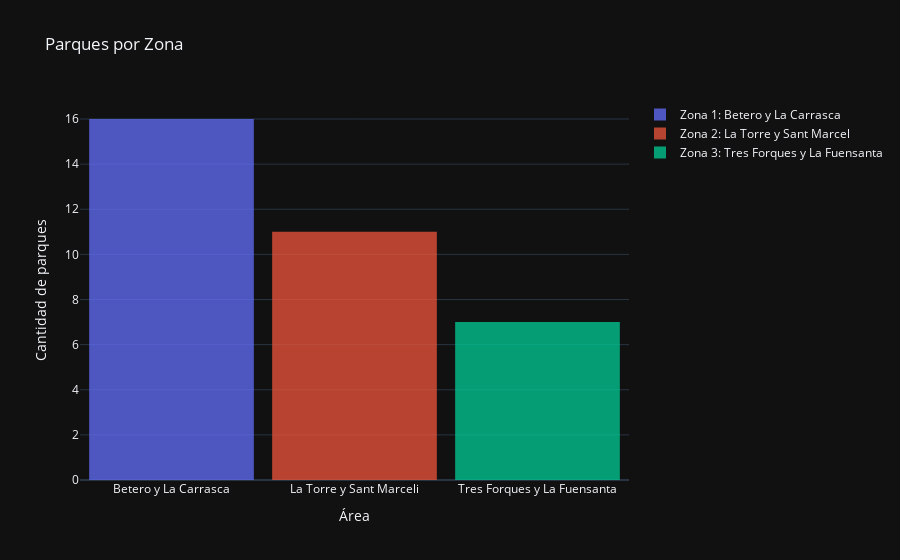

Here is the notebook cell this chart was saved with:
### Markdown cell above
Para visualizar los datos, utilizaremos la librería Plotly

### Code cell
fig = go.Figure()

# Histograma para df_zona1
fig.add_trace(go.Histogram(x=df_zona1["Barrio"], name="Zona 1: Betero y La Carrasca", opacity=0.75))

# Histograma para df_zona2
fig.add_trace(go.Histogram(x=df_zona2["Barrio"], name="Zona 2: La Torre y Sant Marcel", opacity=0.75))

# Histograma para df_zona3
fig.add_trace(go.Histogram(x=df_zona3["Barrio"], name="Zona 3: Tres Forques y La Fuensanta", opacity=0.75))

# Configuración del diseño
fig.update_layout(
    title="Parques por Zona",
    xaxis_title="Área",
    yaxis_title="Cantidad de parques",
    barmode='overlay',  # Superponer los histogramas
    bargap=0.1,  # Espacio entre barras
    template="plotly_dark"  # Estilo del gráfico (opcional)
)
fig.show()

### Figure 1 — Plotly figure (JSON) as saved in the notebook; plotly's stock layout.template omitted (floating-point values rounded to 4 significant figures)
{"data": [{"name": "Zona 1: Betero y La Carrasca", "opacity": 0.75, "type": "histogram", "x": ["Betero y La Carrasca", "Betero y La Carrasca", "Betero y La Carrasca", "Betero y La Carrasca", "Betero y La Carrasca", "Betero y La Carrasca", "Betero y La Carrasca", "Betero y La Carrasca", "Betero y La Carrasca", "Betero y La Carrasca", "Betero y La Carrasca", "Betero y La Carrasca", "Betero y La Carrasca", "Betero y La Carrasca", "Betero y La Carrasca", "Betero y La Carrasca"]}, {"name": "Zona 2: La Torre y Sant Marcel", "opacity": 0.75, "type": "histogram", "x": ["La Torre y Sant Marceli", "La Torre y Sant Marceli", "La Torre y Sant Marceli", "La Torre y Sant Marceli", "La Torre y Sant Marceli", "La Torre y Sant Marceli", "La Torre y Sant Marceli", "La Torre y Sant Marceli", "La Torre y Sant Marceli", "La Torre y Sant Marceli", "La Torre y Sant Marceli"]}, {"name": "Zona 3: Tres Forques y La Fuensanta", "opacity": 0.75, "type": "histogram", "x": ["Tres Forques y La Fuensanta", "Tres Forques y La Fuensanta", "Tres Forques y La Fuensanta", "Tres Forques y La Fuensanta", "Tres Forques y La Fuensanta", "Tres Forques y La Fuensanta", "Tres Forques y La Fuensanta"]}], "layout": {"bargap": 0.1, "barmode": "overlay", "title": {"text": "Parques por Zona"}, "xaxis": {"title": {"text": "Área"}}, "yaxis": {"title": {"text": "Cantidad de parques"}}}}
